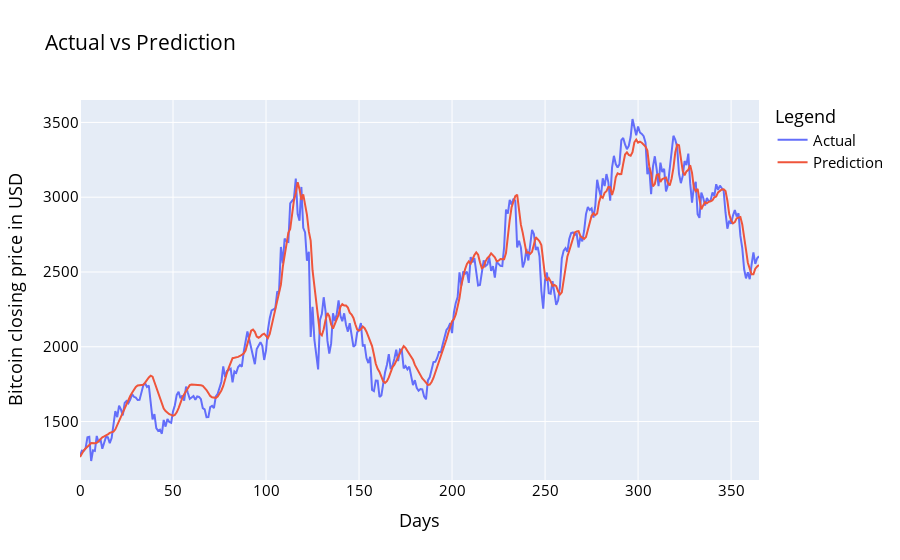

Notebook code cell kept with this figure:
### Code cell
df_plot = pd.DataFrame({ 'Actual': original_yval.squeeze(), 'Prediction':prediction_simple_lSTM.squeeze() })
import plotly.express as px
fig = px.line(df_plot, x=df_plot.index.values, y=df_plot.columns,
              title='custom tick labels')
fig.update_layout(title_text='Actual vs Prediction', 
                   font_size=15, font_color='black', legend_title_text='Legend')
fig.update_xaxes(title='Days')
fig.update_yaxes(title='Bitcoin closing price in USD')
fig.show()

### Figure 1 — Plotly figure (JSON) as saved in the notebook; plotly's stock layout.template omitted (floating-point values rounded to 4 significant figures; data arrays with more than 128 entries replaced by an {"elided": "..."} marker saying what was removed)
{"data": [{"hovertemplate": "variable=Actual<br>x=%{x}<br>value=%{y}<extra></extra>", "legendgroup": "Actual", "line": {"color": "#636efa", "dash": "solid"}, "marker": {"symbol": "circle"}, "mode": "lines", "name": "Actual", "orientation": "v", "showlegend": true, "type": "scatter", "x": {"elided": "366 int values"}, "xaxis": "x", "y": {"elided": "366 float values"}, "yaxis": "y"}, {"hovertemplate": "variable=Prediction<br>x=%{x}<br>value=%{y}<extra></extra>", "legendgroup": "Prediction", "line": {"color": "#EF553B", "dash": "solid"}, "marker": {"symbol": "circle"}, "mode": "lines", "name": "Prediction", "orientation": "v", "showlegend": true, "type": "scatter", "x": {"elided": "366 int values"}, "xaxis": "x", "y": {"elided": "366 float values"}, "yaxis": "y"}], "layout": {"font": {"color": "black", "size": 15}, "legend": {"title": {"text": "Legend"}, "tracegroupgap": 0}, "title": {"text": "Actual vs Prediction"}, "xaxis": {"anchor": "y", "domain": [0, 1], "title": {"text": "Days"}}, "yaxis": {"anchor": "x", "domain": [0, 1], "title": {"text": "Bitcoin closing price in USD"}}}}
